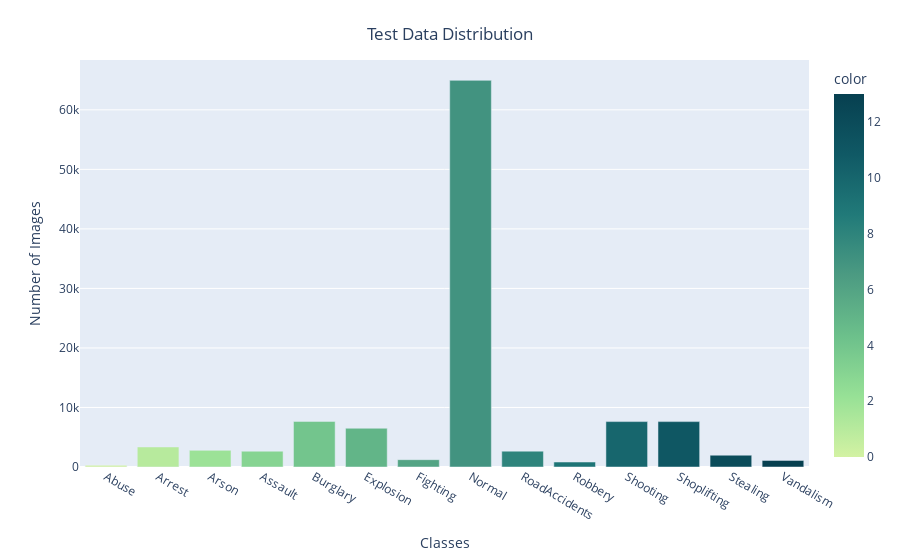

The notebook cell saved with this chart:
### Markdown cell above
### Test Data Distribution

### Code cell
fig = px.bar(x = CLASS_LABELS,
             y = [list(test_generator.classes).count(i) for i in np.unique(test_generator.classes)] , 
             color = np.unique(train_generator.classes) ,
             color_continuous_scale="Emrld") 
fig.update_xaxes(title="Classes")
fig.update_yaxes(title = "Number of Images")
fig.update_layout(showlegend = True,
    title = {
        'text': 'Test Data Distribution ',
        'y':0.95,
        'x':0.5,
        'xanchor': 'center',
        'yanchor': 'top'})
fig.show()

### Figure 1 — Plotly figure (JSON) as saved in the notebook; plotly's stock layout.template omitted (floating-point values rounded to 4 significant figures)
{"data": [{"alignmentgroup": "True", "hovertemplate": "x=%{x}<br>y=%{y}<br>color=%{marker.color}<extra></extra>", "legendgroup": "", "marker": {"color": [0, 1, 2, 3, 4, 5, 6, 7, 8, 9, 10, 11, 12, 13], "coloraxis": "coloraxis", "pattern": {"shape": ""}}, "name": "", "offsetgroup": "", "orientation": "v", "showlegend": false, "textposition": "auto", "type": "bar", "x": ["Abuse", "Arrest", "Arson", "Assault", "Burglary", "Explosion", "Fighting", "Normal", "RoadAccidents", "Robbery", "Shooting", "Shoplifting", "Stealing", "Vandalism"], "xaxis": "x", "y": [297, 3365, 2793, 2657, 7657, 6510, 1231, 64952, 2663, 835, 7630, 7623, 1984, 1111], "yaxis": "y"}], "layout": {"barmode": "relative", "coloraxis": {"colorbar": {"title": {"text": "color"}}, "colorscale": [[0, "rgb(211, 242, 163)"], [0.1667, "rgb(151, 225, 150)"], [0.3333, "rgb(108, 192, 139)"], [0.5, "rgb(76, 155, 130)"], [0.6667, "rgb(33, 122, 121)"], [0.8333, "rgb(16, 89, 101)"], [1, "rgb(7, 64, 80)"]]}, "legend": {"tracegroupgap": 0}, "margin": {"t": 60}, "showlegend": true, "title": {"text": "Test Data Distribution ", "x": 0.5, "xanchor": "center", "y": 0.95, "yanchor": "top"}, "xaxis": {"anchor": "y", "domain": [0, 1], "title": {"text": "Classes"}}, "yaxis": {"anchor": "x", "domain": [0, 1], "title": {"text": "Number of Images"}}}}
